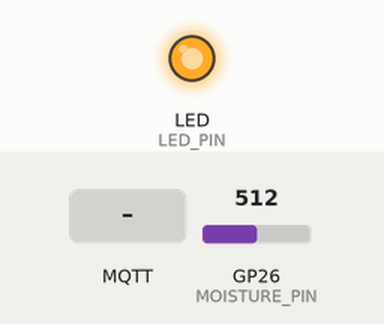
Simulated run of this sketch. Board: Raspberry Pi Pico W. Parts: output pins drawn as LEDs (lit = HIGH). The inputs (shaded band) are chosen by the test bench; at power-on: GP26 (MOISTURE_PIN) = 512 (analog values on the 0–1023 scale). WiFi joins after 1.5 s; servers stay silent unless stated; no MQTT or app messages arrive unless stated; pins used as bus, display or sensor lines are not drawn; what the sketch prints to the serial monitor is not drawn.

Above: at 2.6 s.
At 7.1 s:
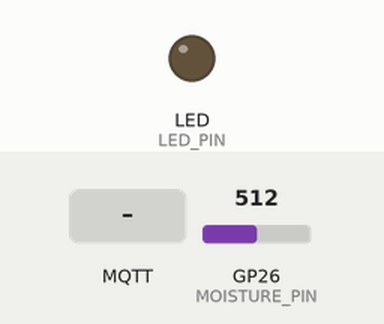
7.2 s: MQTT message "read_now" arrives on the first subscribed topic
10.2 s: MQTT message "1" arrives on the first subscribed topic
Timing chart, 0 to 13.2 s (numbered marks = the images above; inputs shaded):
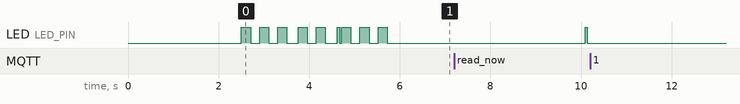

Measured:
- after the input at 10.2 s, every drawn part: stays the same

The sketch:

aquametic_pico_mqtt.ino
```cpp
/**
 * Aquametic Smart Irrigation System
 * Raspberry Pi Pico W Firmware with MQTT
 *
 * Hardware Connections:
 * - Capacitive Soil Moisture Sensor V1.2 → GPIO26 (ADC0)
 * - Power: 3.3V and GND
 *
 * Features:
 * - WiFi connectivity
 * - MQTT communication for efficient IoT messaging
 * - Soil moisture monitoring with calibration
 * - Low power operation with deep sleep
 * - Automatic reconnection
 * - Status LED indication
 */

#include <WiFi.h>
#include <PubSubClient.h>
#include <ArduinoJson.h>

// ========== CONFIGURATION ==========
// WiFi Credentials - UPDATE THESE WITH YOUR MOBILE HOTSPOT
const char* WIFI_SSID = "YOUR_HOTSPOT_NAME";        // Your mobile hotspot name
const char* WIFI_PASSWORD = "YOUR_HOTSPOT_PASSWORD"; // Your mobile hotspot password

// MQTT Broker Settings - Your computer's IP on hotspot
const char* MQTT_BROKER = "172.23.83.181";  // Your computer's hotspot IP
const int MQTT_PORT = 1883;
const char* MQTT_USERNAME = "";                   // Optional
const char* MQTT_PASSWORD = "";                   // Optional

// Device Configuration
const char* DEVICE_ID = "PICO_01";               // Unique sensor ID (this is your sensor_id)

// MQTT Topics
String TOPIC_DATA = "aquametic/sensor/" + String(DEVICE_ID) + "/data";
String TOPIC_STATUS = "aquametic/sensor/" + String(DEVICE_ID) + "/status";
String TOPIC_ONLINE = "aquametic/device/" + String(DEVICE_ID) + "/online";
String TOPIC_COMMAND = "aquametic/device/" + String(DEVICE_ID) + "/command";

// Sensor Configuration
const int POWER_PIN = 15;           // Power control pin (VCC)
const int MOISTURE_PIN = 26;        // GPIO26 (ADC0) - Signal pin
const int LED_PIN = LED_BUILTIN;    // Onboard LED

// Calibration values (YOUR SENSOR - adjust based on your readings)
const int AIR_VALUE = 100;          // Sensor reading in dry air (DRY)
const int WATER_VALUE = 1800;       // Sensor reading in water (WET)
const int READINGS_COUNT = 10;      // Number of readings to average

// Timing Configuration
const unsigned long READING_INTERVAL = 10000;    // 10 seconds (milliseconds) - for testing
const unsigned long STATUS_INTERVAL = 600000;    // 10 minutes
const unsigned long RECONNECT_DELAY = 5000;      // 5 seconds

// ========== GLOBAL OBJECTS ==========
WiFiClient wifiClient;
PubSubClient mqttClient(wifiClient);

unsigned long lastReadingTime = 0;
unsigned long lastStatusTime = 0;
bool isConnected = false;

// ========== FUNCTION DECLARATIONS ==========
void setupWiFi();
void setupMQTT();
void reconnectMQTT();
void publishSensorData();
void publishStatus();
void publishOnlineStatus(bool online);
void mqttCallback(char* topic, byte* payload, unsigned int length);
float readMoisture();
void blinkLED(int times, int delayMs);

// ========== SETUP ==========
void setup() {
  Serial.begin(115200);
  delay(1000);

  Serial.println("\n\n========================================");
  Serial.println("  Aquametic Smart Irrigation System");
  Serial.println("  Pico W with MQTT");
  Serial.println("========================================\n");

  // Initialize pins
  pinMode(LED_PIN, OUTPUT);
  pinMode(POWER_PIN, OUTPUT);
  pinMode(MOISTURE_PIN, INPUT);

  digitalWrite(LED_PIN, LOW);
  digitalWrite(POWER_PIN, LOW);  // Sensor OFF to save power

  // Initialize ADC
  analogReadResolution(12); // 12-bit resolution (0-4095)

  // Connect to WiFi
  setupWiFi();

  // Setup MQTT
  setupMQTT();

  // Publish online status
  publishOnlineStatus(true);

  // Initial sensor reading
  publishSensorData();
  publishStatus();

  Serial.println("\nSystem ready! Starting monitoring...\n");
  blinkLED(3, 200);
}

// ========== MAIN LOOP ==========
void loop() {
  // Maintain MQTT connection
  if (!mqttClient.connected()) {
    reconnectMQTT();
  }
  mqttClient.loop();

  unsigned long currentTime = millis();

  // Publish sensor data at regular intervals
  if (currentTime - lastReadingTime >= READING_INTERVAL) {
    publishSensorData();
    lastReadingTime = currentTime;
  }

  // Publish status at regular intervals
  if (currentTime - lastStatusTime >= STATUS_INTERVAL) {
    publishStatus();
    lastStatusTime = currentTime;
  }

  delay(100); // Small delay to prevent CPU hogging
}

// ========== WiFi SETUP ==========
void setupWiFi() {
  Serial.print("Connecting to WiFi: ");
  Serial.println(WIFI_SSID);

  WiFi.mode(WIFI_STA);
  WiFi.begin(WIFI_SSID, WIFI_PASSWORD);

  int attempts = 0;
  while (WiFi.status() != WL_CONNECTED && attempts < 30) {
    delay(500);
    Serial.print(".");
    blinkLED(1, 100);
    attempts++;
  }

  if (WiFi.status() == WL_CONNECTED) {
    Serial.println("\n✓ WiFi connected!");
    Serial.print("IP Address: ");
    Serial.println(WiFi.localIP());
    Serial.print("Signal Strength: ");
    Serial.print(WiFi.RSSI());
    Serial.println(" dBm");
    isConnected = true;
    blinkLED(3, 200);
  } else {
    Serial.println("\n✗ WiFi connection failed!");
    Serial.println("Check your SSID and password");
  }
}

// ========== MQTT SETUP ==========
void setupMQTT() {
  mqttClient.setServer(MQTT_BROKER, MQTT_PORT);
  mqttClient.setCallback(mqttCallback);
  mqttClient.setKeepAlive(60);

  Serial.print("\nConnecting to MQTT broker: ");
  Serial.println(MQTT_BROKER);

  reconnectMQTT();
}

// ========== MQTT RECONNECT ==========
void reconnectMQTT() {
  while (!mqttClient.connected()) {
    Serial.print("Attempting MQTT connection... ");

    String clientId = "AquameticPico_" + String(DEVICE_ID);

    bool connected;
    if (strlen(MQTT_USERNAME) > 0) {
      connected = mqttClient.connect(clientId.c_str(), MQTT_USERNAME, MQTT_PASSWORD);
    } else {
      connected = mqttClient.connect(clientId.c_str());
    }

    if (connected) {
      Serial.println("✓ Connected!");

      // Subscribe to command topic
      mqttClient.subscribe(TOPIC_COMMAND.c_str());
      Serial.println("Subscribed to: " + TOPIC_COMMAND);

      blinkLED(2, 200);
      return;
    } else {
      Serial.print("✗ Failed, rc=");
      Serial.print(mqttClient.state());
      Serial.println(" - Retrying in 5 seconds...");
      blinkLED(5, 100);
      delay(RECONNECT_DELAY);
    }
  }
}

// ========== MQTT CALLBACK (Handle incoming commands) ==========
void mqttCallback(char* topic, byte* payload, unsigned int length) {
  Serial.print("Message received on topic: ");
  Serial.println(topic);

  // Parse JSON payload
  JsonDocument doc;
  DeserializationError error = deserializeJson(doc, payload, length);

  if (error) {
    Serial.print("JSON parse failed: ");
    Serial.println(error.c_str());
    return;
  }

  const char* command = doc["command"];

  if (strcmp(command, "read_now") == 0) {
    Serial.println("Command: Read sensor now");
    publishSensorData();
  }
  else if (strcmp(command, "status") == 0) {
    Serial.println("Command: Send status");
    publishStatus();
  }
  else if (strcmp(command, "calibrate") == 0) {
    Serial.println("Command: Calibration requested");
    // Add calibration logic here
  }
  else {
    Serial.println("Unknown command: " + String(command));
  }
}

// ========== READ SOIL MOISTURE ==========
float readMoisture() {
  // Turn sensor ON (power saving technique)
  digitalWrite(POWER_PIN, HIGH);
  delay(10);  // Let sensor stabilize

  // Take multiple readings and average them (reduces noise)
  long sum = 0;
  for (int i = 0; i < READINGS_COUNT; i++) {
    sum += analogRead(MOISTURE_PIN);
    delay(5);  // Small delay between readings
  }

  // Turn sensor OFF to save power
  digitalWrite(POWER_PIN, LOW);

  int avgReading = sum / READINGS_COUNT;

  // Convert to percentage (0-100%)
  // Lower analog value = more moisture
  float moisturePercent = map(avgReading, AIR_VALUE, WATER_VALUE, 0, 100);

  // Constrain to valid range
  moisturePercent = constrain(moisturePercent, 0, 100);

  Serial.print("Raw ADC: ");
  Serial.print(avgReading);
  Serial.print(" -> Moisture: ");
  Serial.print(moisturePercent, 1);
  Serial.println("%");

  return moisturePercent;
}

// ========== PUBLISH SENSOR DATA ==========
void publishSensorData() {
  if (!mqttClient.connected()) {
    Serial.println("MQTT not connected - skipping data publish");
    return;
  }

  Serial.println("\n--- Publishing Sensor Data ---");

  // Read sensor
  float moisture = readMoisture();

  // Create JSON payload
  JsonDocument doc;
  doc["sensorId"] = DEVICE_ID;
  doc["moisture"] = round(moisture * 10) / 10.0; // Round to 1 decimal
  doc["timestamp"] = millis() / 1000; // Seconds since boot
  doc["rssi"] = WiFi.RSSI();

  // Serialize to string
  char jsonBuffer[256];
  serializeJson(doc, jsonBuffer);

  // Publish to MQTT
  bool success = mqttClient.publish(TOPIC_DATA.c_str(), jsonBuffer, false);

  if (success) {
    Serial.println("✓ Data published successfully");
    Serial.println(jsonBuffer);
    blinkLED(1, 50);
  } else {
    Serial.println("✗ Failed to publish data");
  }

  Serial.println("------------------------------\n");
}

// ========== PUBLISH STATUS ==========
void publishStatus() {
  if (!mqttClient.connected()) {
    return;
  }

  Serial.println("Publishing status...");

  JsonDocument doc;
  doc["deviceId"] = DEVICE_ID;
  doc["status"] = "online";
  doc["uptime"] = millis() / 1000;
  doc["freeHeap"] = rp2040.getFreeHeap();
  doc["rssi"] = WiFi.RSSI();
  doc["ip"] = WiFi.localIP().toString();

  char jsonBuffer[256];
  serializeJson(doc, jsonBuffer);

  mqttClient.publish(TOPIC_STATUS.c_str(), jsonBuffer, false);
  Serial.println("✓ Status published");
}

// ========== PUBLISH ONLINE/OFFLINE STATUS ==========
void publishOnlineStatus(bool online) {
  if (!mqttClient.connected() && online) {
    return; // Can't publish if not connected
  }

  JsonDocument doc;
  doc["deviceId"] = DEVICE_ID;
  doc["online"] = online;
  doc["timestamp"] = millis() / 1000;

  char jsonBuffer[128];
  serializeJson(doc, jsonBuffer);

  mqttClient.publish(TOPIC_ONLINE.c_str(), jsonBuffer, true); // Retained message

  Serial.print("Published online status: ");
  Serial.println(online ? "ONLINE" : "OFFLINE");
}

// ========== BLINK LED ==========
void blinkLED(int times, int delayMs) {
  for (int i = 0; i < times; i++) {
    digitalWrite(LED_PIN, HIGH);
    delay(delayMs);
    digitalWrite(LED_PIN, LOW);
    delay(delayMs);
  }
}
```
